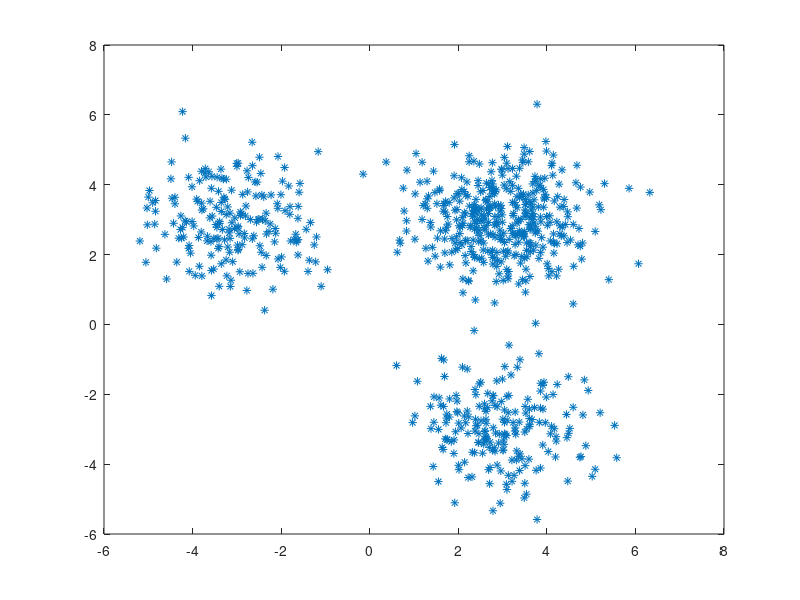

Reproduce this figure in MATLAB. (Note: this script raises an error after producing the figure.)
% using EM-BIC to determine the number of Gaussian components
% INPUT: input data matrix X (NxD)
% N: number of data points
% D: dimensionality of the data
% OUTPUT: cell array gmm (Mx3)
% M: number of optimal Gaussian components
% columns are: prior, mean and Sigma (cov matrix)

clear all;
clc
close all

% ====== USER define ========
load Gaussian_4C_3D % load data
figure; plot(X(:,1),X(:,2),'*')
K = [2,3,4,5,8,10]; % Number of Gaussian components you want to test
R = 5; % NUmber of repetition to run
% ================================

BIC = zeros(R,length(K));
obj = cell(R,length(K));

% ==== MAIN PROGRAM =============
figure; 
BIC_best = 1e+9;
for rep = 1:R % number of rep
    cnt_k = 1;
    for k = K % Sweep the number of Gaussian component
        options = statset('MaxIter' ,500); % max iteration = 500
        obj{rep,cnt_k} = gmdistribution.fit(X,k,'Regularize',1e-4,'Options',options);
        BIC(rep,cnt_k)= obj{rep,cnt_k}.BIC;
        % pick the best model
        if BIC(rep,cnt_k) < BIC_best
            rep_best = rep;
            cnt_k_best = cnt_k;
            BIC_best = BIC(rep,cnt_k);
        end
        cnt_k = cnt_k + 1;
    end
    plot(log(BIC(rep,:)),'b'); hold on;
end

% ============= plotting ==============
% plot error bar
BIC_mean = mean(BIC,1);
BIC_std = std(BIC,1);
BIC_min = min(BIC,[],1);
BIC_max = max(BIC,[],1);
figure; hold on;
% errorbar([1:K],BIC_mean,BIC_std);
plot(BIC_mean,'b*-','LineWidth',2);
plot(BIC_min,'r*-','LineWidth',2);
plot(BIC_max,'k*-','LineWidth',2);
set(gca, 'XTick', [1:length(K)],'XTickLabel',K);
legend('mean','min','max');
xlabel('number of components');
ylabel('BIC');
title('BIC+EMGMM');
% print('-depsc','-r200',['BIC_EM_GMM.eps']);

% ============= convert the best GMM obj into cell ============
NComponents = obj{rep_best,cnt_k_best}.NComponents;
gmm = cell(NComponents, 3);
for n = 1:NComponents
    gmm{n,1} = obj{rep_best,cnt_k_best}.PComponents(n); % prior
    gmm{n,2} = obj{rep_best,cnt_k_best}.mu(n,:); % mean
    gmm{n,3} = obj{rep_best,cnt_k_best}.Sigma(:,:,n); % Sigma
end

save GMM_out gmm
